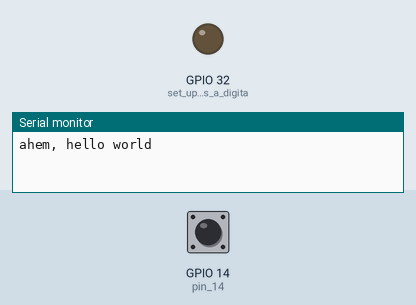
This sketch was run on a simulated ESP32-S3. On the bench: output pins drawn as LEDs (lit = HIGH), the last lines printed to the serial monitor. Dashed ring = blinking. The test bench sets the inputs (shaded band); at power-on: GPIO 14 (pin_14) HIGH.

Above: at 1.2 s.
1.3 s: GPIO 14 (pin_14) pulled LOW for 0.15 s
At 1.9 s:
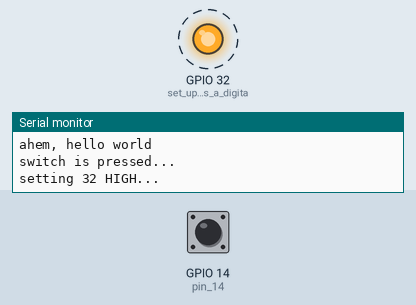
Timing chart, 0 to 10.4 s (numbered marks = the images above; inputs shaded):
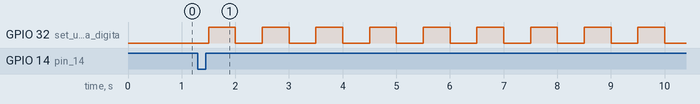

Measured:
- after the input at 1.3 s, GPIO 32 (set_up_pin_32_as_a_digita): alternates HIGH for 0.50 s and LOW for 0.50 s, starting after 0.20 s

The sketch:

simplified.ino
```cpp
// simplified.ino
// a version of ../sketch that DOESN'T use timers and interrupts, for
// comparison purposes

#include <Arduino.h>

void setup() {
  Serial.begin(115200);

  pinMode(32, OUTPUT); // set up pin 32 as a digital output
  pinMode(14, INPUT_PULLUP); // pin 14: digital input, built-in pullup resistor

  printf("\nahem, hello world\n");
} // setup

bool flashTheLED = false;
void loop() {
  if(digitalRead(14) == LOW) { // switch pressed
    Serial.printf("switch is pressed...\n");
    delay(200); // debounce: avoid registering another press immediately
    flashTheLED = ! flashTheLED;
  }

  if(flashTheLED) {
    Serial.printf("setting 32 HIGH...\n");
    digitalWrite(32, HIGH);       // on...
    delay(500); // take a rest (but: what happens if switch pressed now?!)

    Serial.printf("setting 32 LOW...\n");
    digitalWrite(32, LOW);        // off...
    delay(500); // take a rest (but: what happens if switch pressed now?!)
  }
} // loop
```
